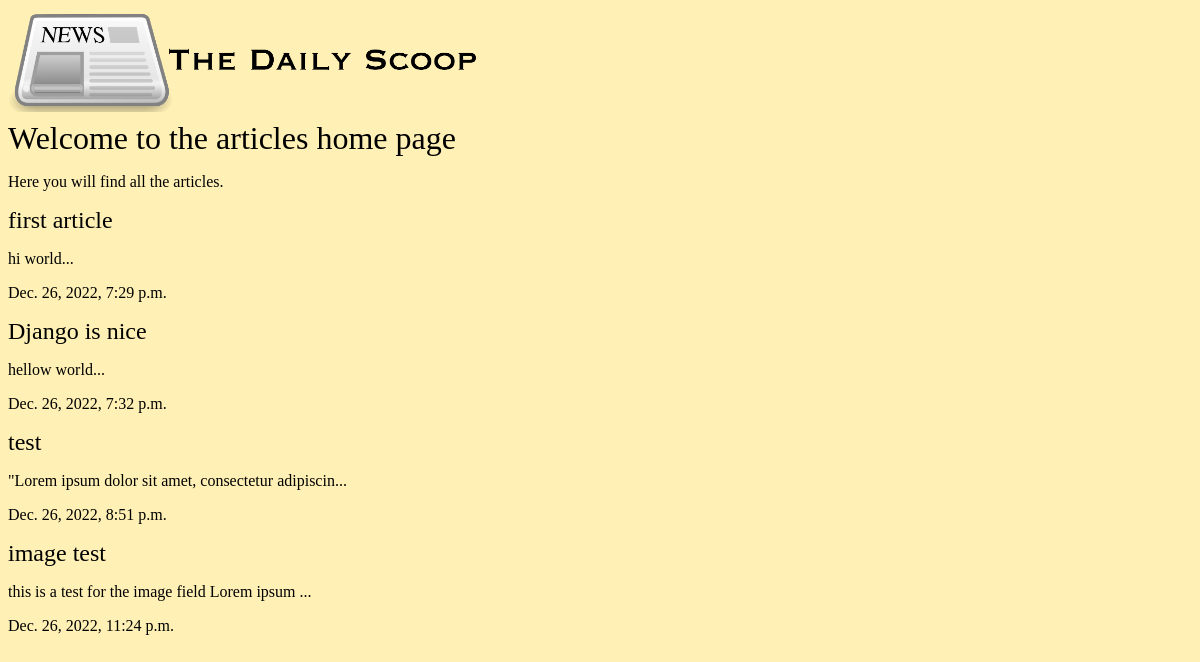
The app's page /articles/ with its own data.
### articles/models.py (models this page shows, shortened)
class Article(models.Model):
  title = models.CharField(max_length=128)
  slug = models.SlugField(max_length=128)
  body = models.TextField()
  date = models.DateTimeField(auto_now_add=True)
  thumbnail = models.ImageField(default='default.png', blank=True)
  def snippet(self):
    return self.body[:50] + "..."

### articles/views.py (the view)
# urls.py: path('', views.article_list, name='list'), #home page of the articles app
def article_list(req):
  articles = Article.objects.all().order_by('date')
  return render(req, 'articles/article_list.html', {'articles': articles})

### articles/templates/articles/article_list.html
{% extends 'base.html' %}
{% block content %}
  <h1>Welcome to the articles home page</h1>
  <p>Here you will find all the articles.</p>
  <div class="articles">
    {% for article in articles %}
    <div class="article">
      <h2><a href="{% url 'articles:detail' slug=article.slug%}">{{ article.title }}</a></h2>
      <p>{{ article.snippet }}</p>
      <p>{{ article.date }}</p>
    {% endfor %}
  </div>
{% endblock %}

### assets/style.css (style rules this page uses)
body { background-color: #fff0b5; background-repeat: no-repeat; color: rgb(0, 0, 0); }
body * { font-family: Ubuntu; }
h1, h2, h3, h4, h5 { font-weight: normal; margin: 0; }
a, a:hover, a:visited { color: rgb(0, 0, 0); text-decoration: none; }

### records on screen
Article: title "first article", snippet "hi world...", date "Dec. 26, 2022, 7:29 p.m."
Article: title "Django is nice", snippet "hellow world...", date "Dec. 26, 2022, 7:32 p.m."
Article: title "test", snippet "\"Lorem ipsum dolor sit amet, consectetur adipiscin...", date "Dec. 26, 2022, 8:51 p.m."
Article: title "image test", snippet "this is a test for the image field Lorem ipsum ...", date "Dec. 26, 2022, 11:24 p.m."
